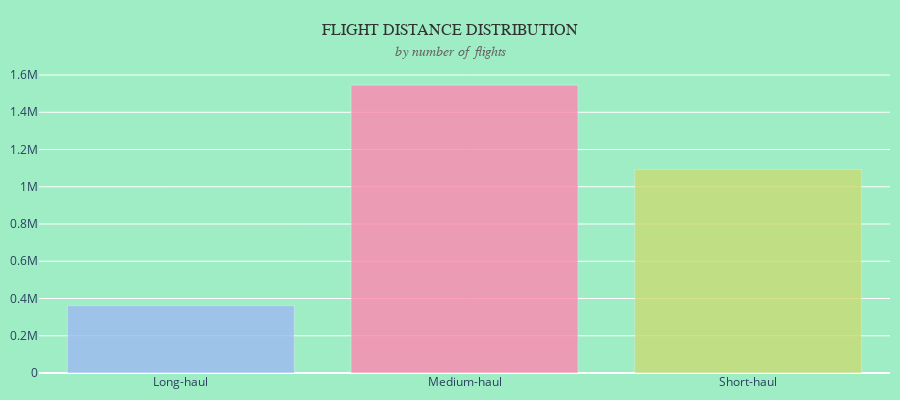

The notebook cell this image was saved under:
### Markdown cell above
### Chart: Flight Distance Distribution

### Code cell
df_distance_departures = (
    df_flights
    .group_by("DISTANCE_CAT")
    .agg(pl.len().alias("n_flights")).sort("DISTANCE_CAT")
)

fig = px.bar(df_distance_departures,
            x='DISTANCE_CAT', y='n_flights',
            color='DISTANCE_CAT', color_discrete_map = year_colors,
            height=400, 
            color_discrete_sequence = px.colors.qualitative.Pastel)
fig.update_layout(showlegend = False,
                  xaxis_title = None, yaxis_title = None,
                  title=dict(
                    text=(
                        "FLIGHT DISTANCE DISTRIBUTION"
                        "<br><span style='font-size:14px;color:#666;font-style:italic'>by number of flights</span>"
                    ),
                    x=0.5,
                    xanchor="center"
                  ),
                  margin = dict(l=10, r=10, t=70, b=10),
                  paper_bgcolor="#9fedc5",   # nền toàn figure (kể cả title)
                  plot_bgcolor="#9fedc5",    # nền vùng bar chart
                  title_font=dict(size=16, color="#333", family="Comic Sans MS")
)
fig.update_traces(opacity = 0.8)
fig.show()

### Figure 1 — Plotly figure (JSON) as saved in the notebook; plotly's stock layout.template omitted (floating-point values rounded to 4 significant figures)
{"data": [{"hovertemplate": "DISTANCE_CAT=%{x}<br>n_flights=%{y}<extra></extra>", "legendgroup": "Long-haul", "marker": {"color": "rgb(158, 185, 243)", "pattern": {"shape": ""}}, "name": "Long-haul", "opacity": 0.8, "orientation": "v", "showlegend": true, "textposition": "auto", "type": "bar", "x": ["Long-haul"], "xaxis": "x", "y": [361351], "yaxis": "y"}, {"hovertemplate": "DISTANCE_CAT=%{x}<br>n_flights=%{y}<extra></extra>", "legendgroup": "Medium-haul", "marker": {"color": "rgb(254, 136, 177)", "pattern": {"shape": ""}}, "name": "Medium-haul", "opacity": 0.8, "orientation": "v", "showlegend": true, "textposition": "auto", "type": "bar", "x": ["Medium-haul"], "xaxis": "x", "y": [1545737], "yaxis": "y"}, {"hovertemplate": "DISTANCE_CAT=%{x}<br>n_flights=%{y}<extra></extra>", "legendgroup": "Short-haul", "marker": {"color": "rgb(201, 219, 116)", "pattern": {"shape": ""}}, "name": "Short-haul", "opacity": 0.8, "orientation": "v", "showlegend": true, "textposition": "auto", "type": "bar", "x": ["Short-haul"], "xaxis": "x", "y": [1092912], "yaxis": "y"}], "layout": {"barmode": "relative", "height": 400, "legend": {"title": {"text": "DISTANCE_CAT"}, "tracegroupgap": 0}, "margin": {"b": 10, "l": 10, "r": 10, "t": 70}, "paper_bgcolor": "#9fedc5", "plot_bgcolor": "#9fedc5", "showlegend": false, "title": {"font": {"color": "#333", "family": "Comic Sans MS", "size": 16}, "text": "FLIGHT DISTANCE DISTRIBUTION<br><span style='font-size:14px;color:#666;font-style:italic'>by number of flights</span>", "x": 0.5, "xanchor": "center"}, "xaxis": {"anchor": "y", "categoryarray": ["Long-haul", "Medium-haul", "Short-haul"], "categoryorder": "array", "domain": [0, 1], "title": {}}, "yaxis": {"anchor": "x", "domain": [0, 1], "title": {}}}}
